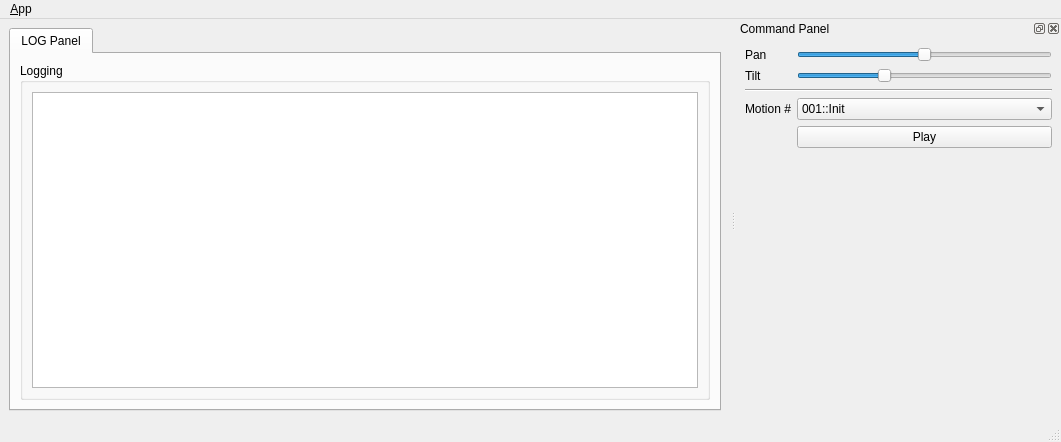
<?xml version="1.0" encoding="UTF-8"?>
<ui version="4.0">
 <class>MainWindowDesign</class>
 <widget class="QMainWindow" name="MainWindowDesign">
  <property name="geometry">
   <rect>
    <x>0</x>
    <y>0</y>
    <width>1061</width>
    <height>442</height>
   </rect>
  </property>
  <property name="windowTitle">
   <string>QRosApp</string>
  </property>
  <property name="windowIcon">
   <iconset resource="../resources/images.qrc">
    <normaloff>:/images/icon.png</normaloff>:/images/icon.png</iconset>
  </property>
  <property name="locale">
   <locale language="English" country="Australia"/>
  </property>
  <widget class="QWidget" name="centralwidget">
   <layout class="QHBoxLayout">
    <item>
     <widget class="QTabWidget" name="tab_manager">
      <property name="minimumSize">
       <size>
        <width>100</width>
        <height>0</height>
       </size>
      </property>
      <property name="locale">
       <locale language="English" country="Australia"/>
      </property>
      <property name="currentIndex">
       <number>0</number>
      </property>
      <widget class="QWidget" name="tab_status">
       <attribute name="title">
        <string>LOG Panel</string>
       </attribute>
       <layout class="QVBoxLayout" name="verticalLayout_2">
        <item>
         <widget class="QGroupBox" name="groupBox_12">
          <property name="sizePolicy">
           <sizepolicy hsizetype="MinimumExpanding" vsizetype="Preferred">
            <horstretch>0</horstretch>
            <verstretch>0</verstretch>
           </sizepolicy>
          </property>
          <property name="title">
           <string>Logging</string>
          </property>
          <layout class="QGridLayout" name="gridLayout_3">
           <item row="0" column="0">
            <widget class="QListView" name="view_logging"/>
           </item>
          </layout>
         </widget>
        </item>
       </layout>
      </widget>
     </widget>
    </item>
   </layout>
  </widget>
  <widget class="QMenuBar" name="menubar">
   <property name="geometry">
    <rect>
     <x>0</x>
     <y>0</y>
     <width>1061</width>
     <height>25</height>
    </rect>
   </property>
   <widget class="QMenu" name="menu_File">
    <property name="title">
     <string>&amp;App</string>
    </property>
    <addaction name="action_Preferences"/>
    <addaction name="separator"/>
    <addaction name="actionAbout"/>
    <addaction name="actionAbout_Qt"/>
    <addaction name="separator"/>
    <addaction name="action_Quit"/>
   </widget>
   <addaction name="menu_File"/>
  </widget>
  <widget class="QStatusBar" name="statusbar"/>
  <widget class="QDockWidget" name="dock_status">
   <property name="sizePolicy">
    <sizepolicy hsizetype="Minimum" vsizetype="Preferred">
     <horstretch>0</horstretch>
     <verstretch>0</verstretch>
    </sizepolicy>
   </property>
   <property name="minimumSize">
    <size>
     <width>325</width>
     <height>395</height>
    </size>
   </property>
   <property name="allowedAreas">
    <set>Qt::RightDockWidgetArea</set>
   </property>
   <property name="windowTitle">
    <string>Command Panel</string>
   </property>
   <attribute name="dockWidgetArea">
    <number>2</number>
   </attribute>
   <widget class="QWidget" name="dockWidgetContents_2">
    <layout class="QGridLayout" name="gridLayout">
     <item row="5" column="1">
      <widget class="QComboBox" name="comboBox_motion_index">
       <item>
        <property name="text">
         <string>001::Init</string>
        </property>
       </item>
       <item>
        <property name="text">
         <string>148::OK</string>
        </property>
       </item>
       <item>
        <property name="text">
         <string>003::No</string>
        </property>
       </item>
       <item>
        <property name="text">
         <string>004::Hi</string>
        </property>
       </item>
       <item>
        <property name="text">
         <string>009::Walking Ready</string>
        </property>
       </item>
       <item>
        <property name="text">
         <string>010::Frontside Up</string>
        </property>
       </item>
       <item>
        <property name="text">
         <string>011::Backside Up</string>
        </property>
       </item>
       <item>
        <property name="text">
         <string>015::Sit Down</string>
        </property>
       </item>
       <item>
        <property name="text">
         <string>016::Stand Up</string>
        </property>
       </item>
       <item>
        <property name="text">
         <string>232::Scan</string>
        </property>
       </item>
       <item>
        <property name="text">
         <string>012::Right Kick</string>
        </property>
       </item>
       <item>
        <property name="text">
         <string>013::Left Kick</string>
        </property>
       </item>
       <item>
        <property name="text">
         <string>130::Floor Sit Down</string>
        </property>
       </item>
       <item>
        <property name="text">
         <string>169::Laugh Ready</string>
        </property>
       </item>
       <item>
        <property name="text">
         <string>170::Laugh</string>
        </property>
       </item>
       <item>
        <property name="text">
         <string>171::Laugh End</string>
        </property>
       </item>
      </widget>
     </item>
     <item row="5" column="0">
      <widget class="QLabel" name="label_motion">
       <property name="text">
        <string>Motion #</string>
       </property>
      </widget>
     </item>
     <item row="6" column="1">
      <widget class="QPushButton" name="button_play_motion">
       <property name="text">
        <string>Play</string>
       </property>
      </widget>
     </item>
     <item row="7" column="1">
      <spacer name="verticalSpacer_2">
       <property name="orientation">
        <enum>Qt::Vertical</enum>
       </property>
       <property name="sizeHint" stdset="0">
        <size>
         <width>20</width>
         <height>40</height>
        </size>
       </property>
      </spacer>
     </item>
     <item row="4" column="0" colspan="2">
      <widget class="Line" name="line">
       <property name="orientation">
        <enum>Qt::Horizontal</enum>
       </property>
      </widget>
     </item>
     <item row="1" column="0">
      <widget class="QLabel" name="label">
       <property name="text">
        <string>Pan</string>
       </property>
      </widget>
     </item>
     <item row="2" column="0">
      <widget class="QLabel" name="label_2">
       <property name="text">
        <string>Tilt</string>
       </property>
      </widget>
     </item>
     <item row="1" column="1">
      <widget class="QSlider" name="slider_head_pan">
       <property name="minimum">
        <number>-90</number>
       </property>
       <property name="maximum">
        <number>90</number>
       </property>
       <property name="singleStep">
        <number>5</number>
       </property>
       <property name="orientation">
        <enum>Qt::Horizontal</enum>
       </property>
      </widget>
     </item>
     <item row="2" column="1">
      <widget class="QSlider" name="slider_head_tilt">
       <property name="minimum">
        <number>-20</number>
       </property>
       <property name="maximum">
        <number>40</number>
       </property>
       <property name="singleStep">
        <number>5</number>
       </property>
       <property name="orientation">
        <enum>Qt::Horizontal</enum>
       </property>
      </widget>
     </item>
    </layout>
   </widget>
  </widget>
  <action name="action_Quit">
   <property name="text">
    <string>&amp;Quit</string>
   </property>
   <property name="shortcut">
    <string>Ctrl+Q</string>
   </property>
   <property name="shortcutContext">
    <enum>Qt::ApplicationShortcut</enum>
   </property>
  </action>
  <action name="action_Preferences">
   <property name="text">
    <string>&amp;Preferences</string>
   </property>
  </action>
  <action name="actionAbout">
   <property name="text">
    <string>&amp;About</string>
   </property>
  </action>
  <action name="actionAbout_Qt">
   <property name="text">
    <string>About &amp;Qt</string>
   </property>
  </action>
 </widget>
 <resources>
  <include location="../resources/images.qrc"/>
 </resources>
 <connections>
  <connection>
   <sender>action_Quit</sender>
   <signal>triggered()</signal>
   <receiver>MainWindowDesign</receiver>
   <slot>close()</slot>
   <hints>
    <hint type="sourcelabel">
     <x>-1</x>
     <y>-1</y>
    </hint>
    <hint type="destinationlabel">
     <x>399</x>
     <y>299</y>
    </hint>
   </hints>
  </connection>
 </connections>
</ui>
